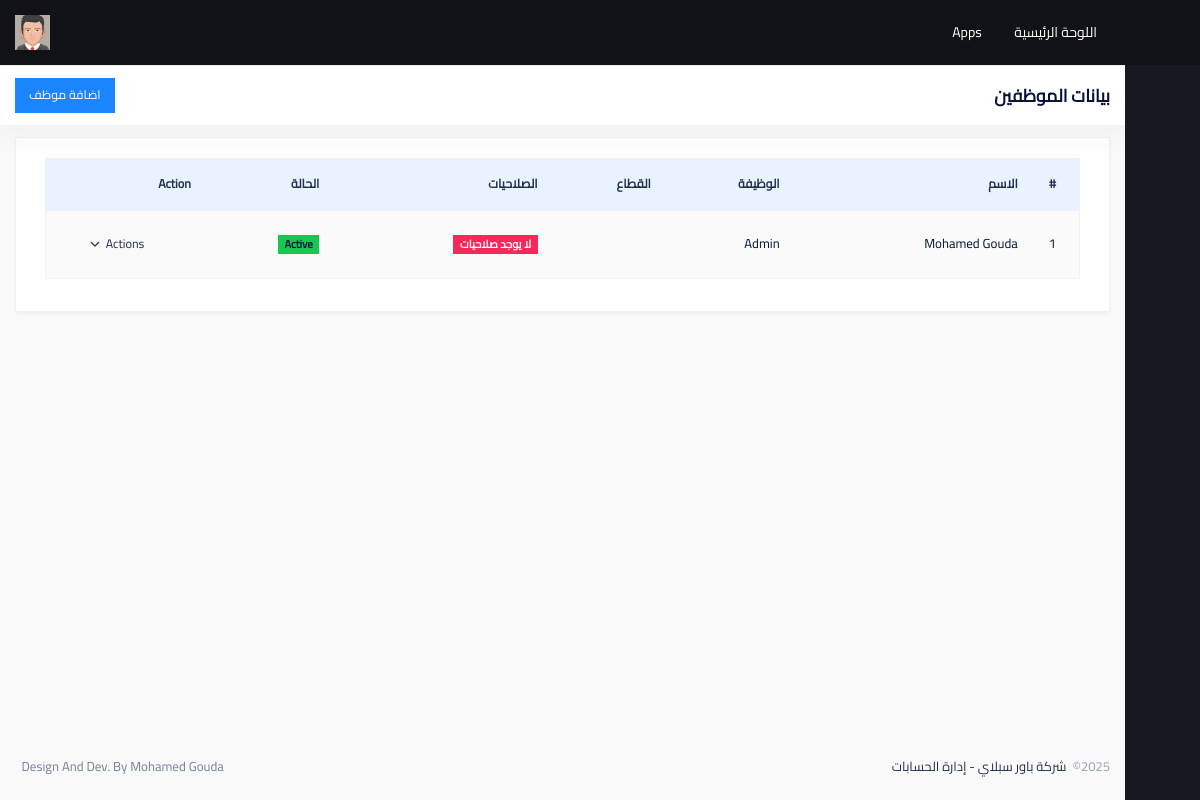
The app's page /userauths/users/ (signed in) with its own data.
### userauths/models.py (models this page shows, shortened)
class User(AbstractUser):
    full_name = models.CharField(max_length=100)
    job = models.CharField(max_length=100,null=True, blank=True)
    email = models.EmailField(unique=True)
    image = models.ImageField(upload_to='users_images', default="users_images/default.jpg")
    first_name = None
    last_name = None

### userauths/views.py (the view)
# urls.py: path('users/',login_required(views.show_users),name='users'),
@login_required
@permission_required('userauths.view_user', raise_exception=True)
def show_users (request):
    users = User.objects.all()
    context = {
        'users' : users,
    }
    return render (request, 'users-list.html', context)

### userauths/templates/users-list.html (shortened to what this page needs)
{% extends 'base.html' %}
{% load static %}
{% block css %}
<link href="{% static 'assets/plugins/custom/datatables/datatables.bundle.css' %}" rel="stylesheet" type="text/css"/>
{% endblock css %}
{% block content %}
<div class="content d-flex flex-column flex-column-fluid" id="kt_content">
    <div class="toolbar" id="kt_toolbar">
        <div id="kt_toolbar_container" class="container-fluid d-flex flex-stack">
            <div data-kt-swapper="true" data-kt-swapper-mode="prepend" data-kt-swapper-parent="{default: '#kt_content_container', 'lg': '#kt_toolbar_container'}" class="page-title d-flex align-items-center me-3 flex-wrap lh-1">
                <h1 class="d-flex align-items-center text-gray-900 fw-bold my-1 fs-3"> بيانات الموظفين </h1>
            </div>
            <div class="d-flex align-items-center py-1">
                <a href="#" class="btn btn-sm btn-primary"> اضافة موظف </a>
            </div>
        </div>
    </div>
    <div class="post d-flex flex-column-fluid" id="kt_post">
        <div id="kt_content_container" class="container-xxl">
            <div class="card">
                <div class="card-body p-0">
                    <div class="card-px py-3 my-3">
                        <table id="kt_datatable_dom_positioning" class="table table-striped table-row-bordered gy-5 gs-7 border rounded">
                            <thead class="bg-light-primary">
                                <tr class="fw-bold fs-7 text-gray-800 px-7">
                                    <th data-ordering="false" style="width:5%;">#</th>
                                    <th>الاسم</th>
                                    <th> الوظيفة </th>
                                    <th >القطاع</th>
                                    <th >الصلاحيات</th>
                                    <th>الحالة</th>
                                    <th style="width:15%;">Action</th>
                                </tr>
                            </thead>
                            <tbody>
                                {% for user in users %}
                                    <tr>
                                        <td>{{ forloop.counter }}</td>
                                        <td>{{ user.full_name }}</td>
                                        <td>{{ user.job}}</td>
                                        <td>{{ user.department}}</td>
                                        <td>
                                            {% for group in user.groups.all %}
                                                <span class="badge bg-success"> {{ group.name }} </span> {% if not forloop.last %}, {% endif %}
                                            {% empty %}
                                                <span class="badge bg-danger text-light"> لا يوجد صلاحيات </span>
                                            {% endfor %}
                                        </td>
                                        {% if user.is_active is True %}
                                        <td><span class="badge bg-success">Active</span></td>
                                        {% elif user.is_active is False %}
                                        <td><span class="badge bg-danger text-light">DeActive</span></td>
                                        {% endif %}
                                        <td class="text-end">
                                            <a href="#" class="btn btn-sm btn-light btn-flex btn-center btn-active-light-primary" data-kt-menu-trigger="click" data-kt-menu-placement="bottom-end">Actions
                                            <i class="ki-duotone ki-down fs-5 ms-1"></i></a>
                                        </td>
                                    </tr>
                                    {% endfor %}
                            </tbody>
                        </table>
                    </div>
                </div>
            </div>
        </div>
    </div>
</div>
{% endblock content %}

### templates/partials/top_menu.html (shortened to what this page needs)
<div class="d-flex align-items-stretch justify-content-between flex-lg-grow-1">
    <div class="d-flex align-items-stretch" id="kt_header_nav">
        <div class="header-menu align-items-stretch" data-kt-drawer="true" data-kt-drawer-name="header-menu" data-kt-drawer-activate="{default: true, lg: false}" data-kt-drawer-overlay="true" data-kt-drawer-width="{default:'200px', '300px': '250px'}" data-kt-drawer-direction="end" data-kt-drawer-toggle="#kt_header_menu_mobile_toggle" data-kt-swapper="true" data-kt-swapper-mode="prepend" data-kt-swapper-parent="{default: '#kt_body', lg: '#kt_header_nav'}">
            <div class="menu menu-rounded menu-column menu-lg-row menu-root-here-bg-desktop menu-active-bg menu-state-primary menu-title-gray-800 menu-arrow-gray-500 align-items-stretch my-5 my-lg-0 px-2 px-lg-0 fw-semibold fs-6" id="#kt_header_menu" data-kt-menu="true">
                <div class="menu-item here me-0 me-lg-2">
                    <span class="menu-link py-3">
                        <a href="{% url 'dashboard:dashboard' %}">
                            <span class="menu-title">اللوحة الرئيسية</span>
                        </a>
                    </span>
                </div>
                <div data-kt-menu-trigger="{default: 'click', lg: 'hover'}" data-kt-menu-placement="bottom-end" class="menu-item here show menu-lg-down-accordion menu-sub-lg-down-indention me-0 me-lg-2">
                    <span class="menu-link py-3">
                        <span class="menu-title">Apps</span>
                    </span>
                </div>
            </div>
        </div>
    </div>
    <div class="topbar d-flex align-items-stretch flex-shrink-0">
        <div class="d-flex align-items-center">
            <a href="#" class="topbar-item px-3 px-lg-4" data-kt-menu-trigger="{default:'click', lg: 'hover'}" data-kt-menu-attach="parent" data-kt-menu-placement="bottom-end">
                <i class="ki-outline ki-night-day theme-light-show fs-1"></i>
            </a>
        </div>
        <div class="d-flex align-items-stretch" id="kt_header_user_menu_toggle">
            <div class="topbar-item cursor-pointer symbol px-3 px-lg-5 me-n3 me-lg-n5 symbol-30px symbol-md-35px" data-kt-menu-trigger="click" data-kt-menu-attach="parent" data-kt-menu-placement="bottom-end" data-kt-menu-flip="bottom">
                <img src="{{ request.user.image.url }}" alt="metronic" />
            </div>
        </div>
    </div>
</div>

### static/assets/css/my_style.css (style rules this page uses)
.table td:first-child, .table th:first-child, .table tr:first-child { padding-left: 15px !important; vertical-align: middle; }
body, html { font-family: cairo; }
.content { padding: 12px 0 !important; }
.container, .container-xxl, .container-fluid, .container-sm, .container-md, .container-lg, .container-xl { padding: 0 15px !important; }

### records on screen
User: user.image (placeholder picture), full_name "Mohamed Gouda", job "Admin", is_active "Active"
